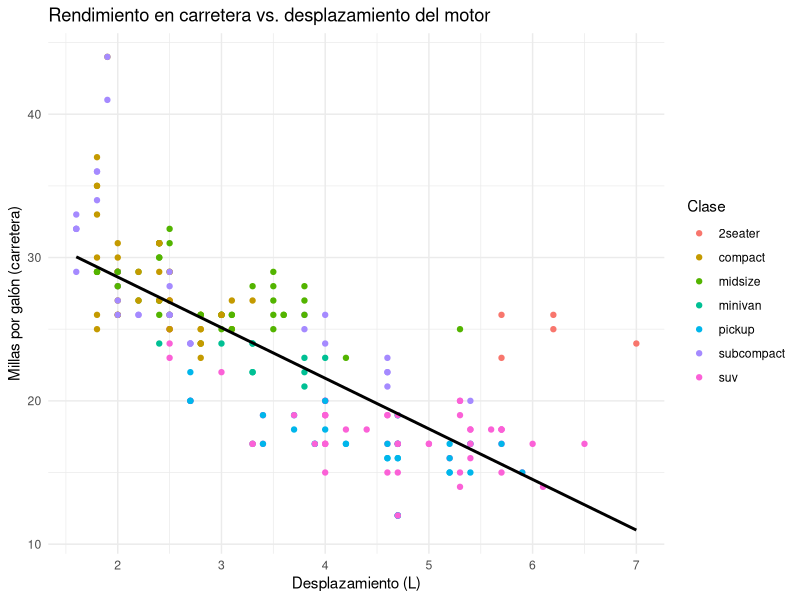
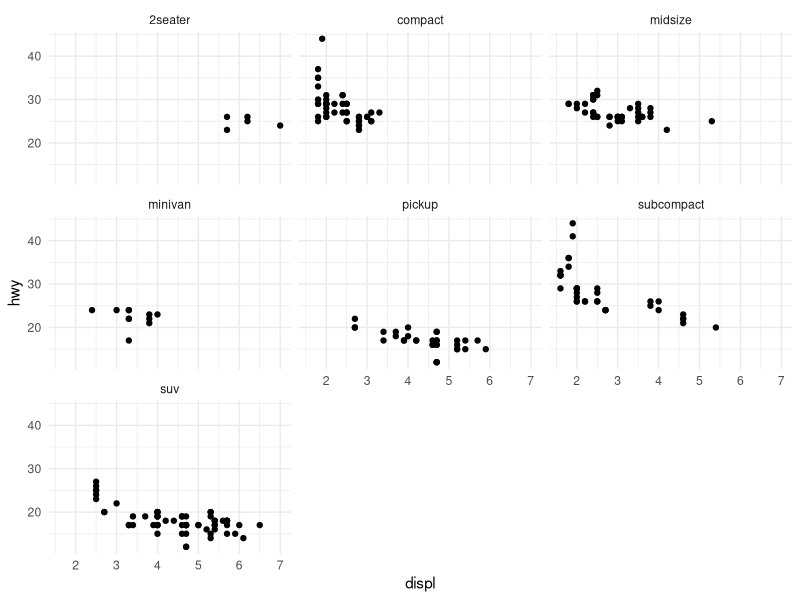
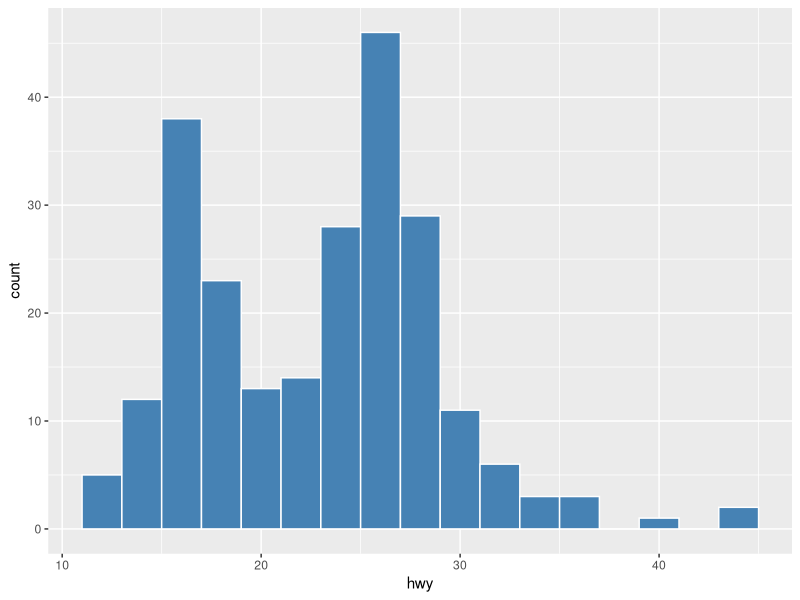
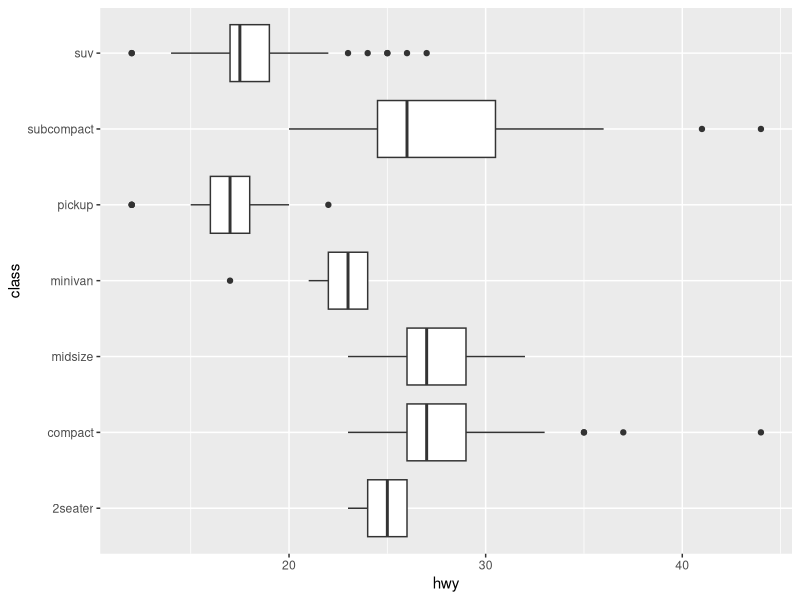
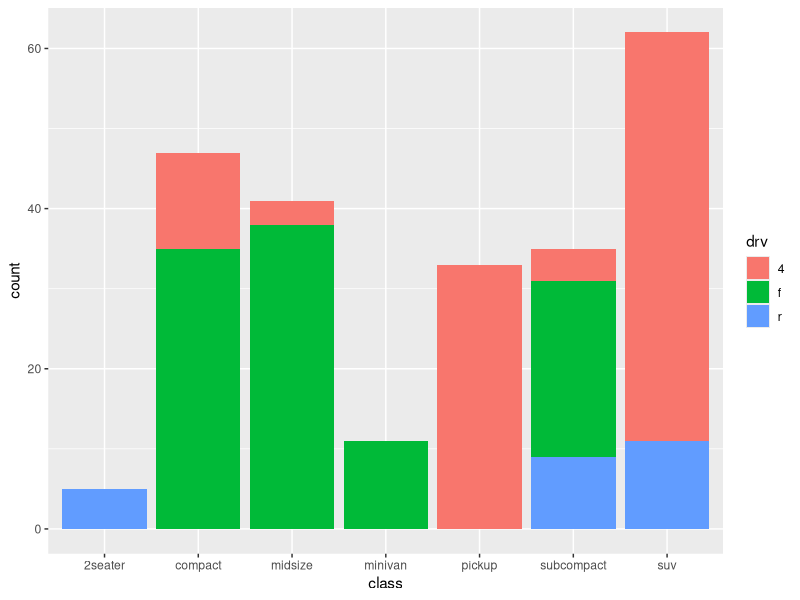
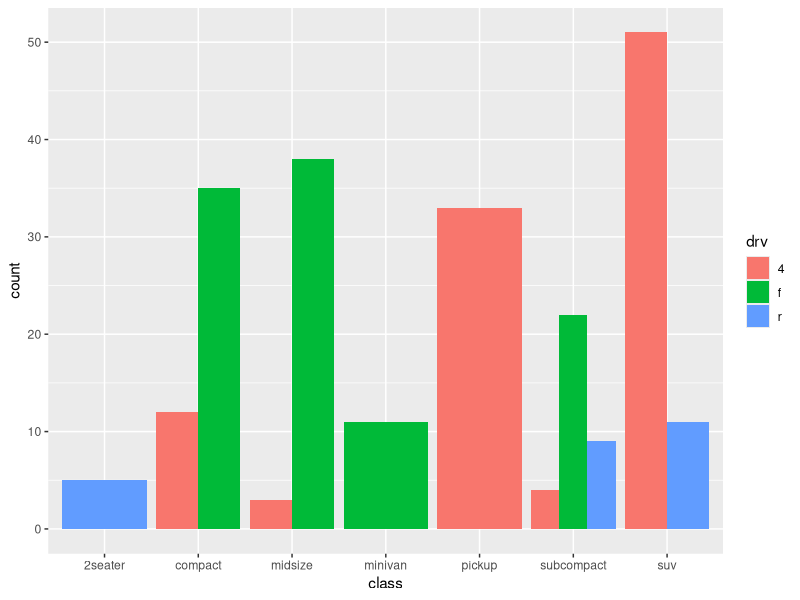
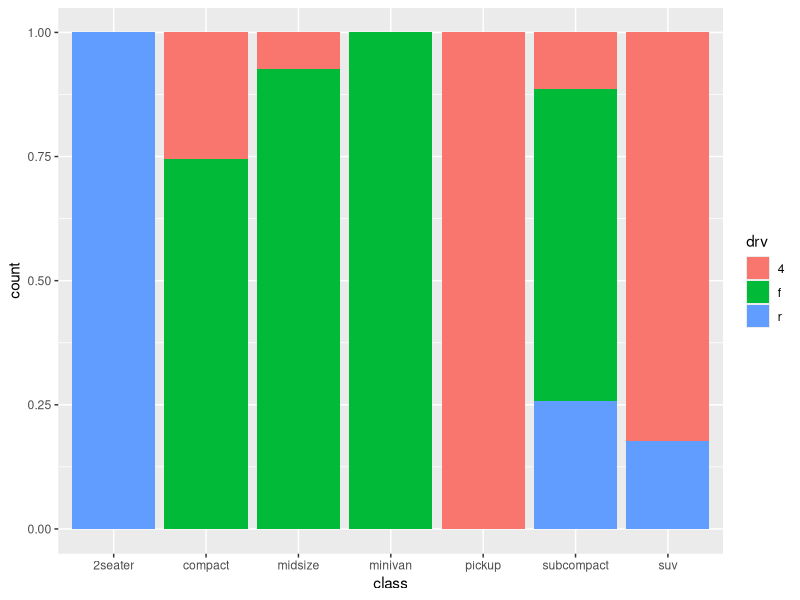
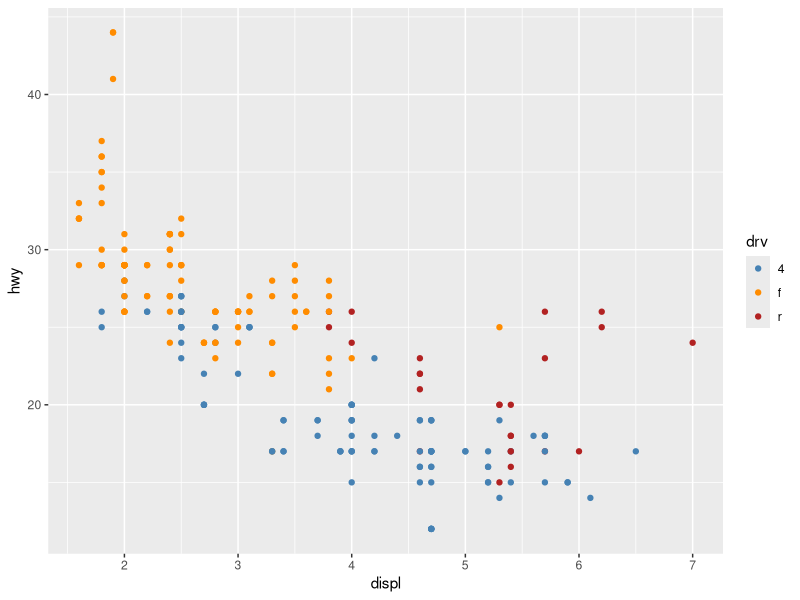

Here is the R script that generated these plots, in order:
# =============================================================================
# Sesión 4 — Día 2 · tarde — Agregación, tidyr y ggplot2
# Curso de nivelación en R — CIMAT Aguascalientes
# =============================================================================
#
# Objetivo de la sesión (2h):
#   Agregar datos con group_by()+summarize(), reformar tablas con tidyr y
#   construir visualizaciones con ggplot2: geoms, position adjustments,
#   escalas, coordenadas, facetas y temas.

library(tidyverse)
datos <- as_tibble(mpg)

# -----------------------------------------------------------------------------
# 1. group_by() + summarize(): el equivalente de un group-by/aggregate
# -----------------------------------------------------------------------------

datos %>%
  group_by(class) %>%
  summarize(
    n = n(),
    hwy_prom = mean(hwy),
    hwy_sd = sd(hwy)
  ) %>%
  arrange(desc(hwy_prom))

# Todo se encadena con el pipe %>%
resumen_fabricante <- datos %>%
  filter(cyl >= 6) %>%
  group_by(manufacturer) %>%
  summarize(hwy_prom = mean(hwy), .groups = "drop") %>%
  arrange(desc(hwy_prom))
resumen_fabricante

# -----------------------------------------------------------------------------
# 2. tidyr: reformar datos (long <-> wide) y joins
# -----------------------------------------------------------------------------

ancho <- tibble(
  pais = c("MX", "US", "CA"),
  y2020 = c(10, 20, 15),
  y2021 = c(12, 22, 14)
)

largo <- ancho %>%
  pivot_longer(cols = starts_with("y"), names_to = "anio", values_to = "valor")
largo

largo %>% pivot_wider(names_from = anio, values_from = valor)

# joins: igual que en SQL
poblacion <- tibble(pais = c("MX", "US", "CA"), poblacion_m = c(128, 331, 38))
largo %>% left_join(poblacion, by = "pais")

# -----------------------------------------------------------------------------
# 3. ggplot2: gramática de gráficos
# -----------------------------------------------------------------------------
# Estructura: ggplot(data, aes(x, y, ...)) + geom_*() + ajustes

ggplot(datos, aes(x = displ, y = hwy)) +
  geom_point(aes(color = class)) +
  geom_smooth(method = "lm", se = FALSE, color = "black") +
  labs(
    title = "Rendimiento en carretera vs. desplazamiento del motor",
    x = "Desplazamiento (L)", y = "Millas por galón (carretera)",
    color = "Clase"
  ) +
  theme_minimal()

# Facetas: un panel por categoría
ggplot(datos, aes(x = displ, y = hwy)) +
  geom_point() +
  facet_wrap(~ class) +
  theme_minimal()

# Distribuciones
ggplot(datos, aes(x = hwy)) +
  geom_histogram(binwidth = 2, fill = "steelblue", color = "white")

ggplot(datos, aes(x = class, y = hwy)) +
  geom_boxplot() +
  coord_flip()

# -----------------------------------------------------------------------------
# 4. Position adjustments: dodge, stack, fill
# -----------------------------------------------------------------------------

ggplot(datos, aes(x = class, fill = drv)) +
  geom_bar()                      # position = "stack" (default)

ggplot(datos, aes(x = class, fill = drv)) +
  geom_bar(position = "dodge")    # barras lado a lado

ggplot(datos, aes(x = class, fill = drv)) +
  geom_bar(position = "fill")     # proporciones (0-1) en vez de conteos

# -----------------------------------------------------------------------------
# 5. Escalas: color y relleno manuales
# -----------------------------------------------------------------------------

ggplot(datos, aes(x = displ, y = hwy, color = drv)) +
  geom_point() +
  scale_color_manual(values = c("4" = "steelblue", "f" = "darkorange", "r" = "firebrick"))

ggplot(datos, aes(x = class, fill = drv)) +
  geom_bar(position = "dodge") +
  scale_fill_brewer(palette = "Set2")

# -----------------------------------------------------------------------------
# 6. Coordenadas: zoom con coord_cartesian()
# -----------------------------------------------------------------------------
# coord_flip() (ya usado arriba) es otro sistema de coordenadas -- solo cambia
# cómo se dibuja, no los datos. coord_cartesian() hace zoom sin descartarlos.

ggplot(datos, aes(x = displ, y = hwy)) +
  geom_point() +
  geom_smooth(method = "lm") +
  coord_cartesian(xlim = c(2, 5))

# -----------------------------------------------------------------------------
# 7. Facetas: facet_wrap() vs. facet_grid()
# -----------------------------------------------------------------------------

ggplot(datos, aes(x = displ, y = hwy)) +
  geom_point() +
  facet_grid(drv ~ cyl)              # filas = drv, columnas = cyl

ggplot(datos, aes(x = displ, y = hwy)) +
  geom_point() +
  facet_wrap(~ class, scales = "free_y")   # cada panel con su propio rango en y

# -----------------------------------------------------------------------------
# 8. Temas y etiquetas con labs()
# -----------------------------------------------------------------------------

ggplot(datos, aes(x = displ, y = hwy)) +
  geom_point() +
  theme_bw()

ggplot(datos, aes(x = displ, y = hwy, color = class)) +
  geom_point() +
  labs(
    title = "Motor vs. rendimiento", x = "Desplazamiento",
    y = "Millas por galón", color = "Clase"
  ) +
  theme(legend.position = "bottom")

# =============================================================================
# EJERCICIOS
# =============================================================================

# 1. Con `mpg`, filtra drv == "4" y calcula el promedio de hwy por
#    manufacturer, ordenado de mayor a menor.

# 2. Crea una columna nueva `eficiente` (TRUE si hwy > 30) y grafica un
#    boxplot de displ separado por esa nueva variable.

# 3. Usa pivot_wider() sobre `datos %>% count(class, drv)` para obtener una
#    tabla con clases como filas y tipos de tracción (drv) como columnas.

# 4. (Reto) Reproduce con ggplot2 un gráfico de dispersión de cty vs hwy,
#    coloreado por class, con una línea de tendencia por clase
#    (geom_smooth(method = "lm") dentro de aes(color = class)).

# 5. Grafica un geom_bar() de class coloreado por drv con
#    position = "fill" para ver la proporción de drv dentro de cada clase.

# 6. (Reto) Reproduce el gráfico de displ vs hwy coloreado por drv, pero
#    elige tú los tres colores con scale_color_manual().

# 7. Usa facet_grid() para separar displ vs hwy en filas por drv.

# 8. Cambia el tema del gráfico anterior a theme_bw() y agrégale un
#    título con labs().

# =============================================================================
# EJEMPLO: préstamos de la biblioteca por género y estado
# =============================================================================
# Combina left_join, group_by con más de una variable, pivot_wider y un
# gráfico de barras agrupado -- un flujo de análisis exploratorio típico
# de principio a fin, esta vez sobre dos tablas relacionadas.

libros <- read_csv("data/libros.csv")
prestamos <- read_csv("data/prestamos.csv")

prestamos_completos <- prestamos %>%
  left_join(libros, by = "isbn") %>%
  mutate(estado = if_else(is.na(fecha_devolucion), "abierto", "devuelto"))

resumen_genero_estado <- prestamos_completos %>%
  group_by(genero, estado) %>%
  summarize(n = n(), .groups = "drop")
resumen_genero_estado

# Tabla ancha: una columna por estado, más fácil de leer de un vistazo
resumen_genero_estado %>%
  pivot_wider(names_from = estado, values_from = n, values_fill = 0)

# Gráfico de barras agrupado: una barra por combinación genero x estado
ggplot(resumen_genero_estado, aes(x = genero, y = n, fill = estado)) +
  geom_col(position = "dodge") +
  labs(
    title = "Préstamos por género y estado",
    x = "Género", y = "Número de préstamos", fill = "Estado"
  ) +
  theme_minimal() +
  theme(axis.text.x = element_text(angle = 45, hjust = 1))

# 9. Usando `datos` (mpg), agrupa por manufacturer y drv, calcula el
#    promedio de cty por grupo, y grafica un gráfico de barras agrupado
#    (geom_col(position = "dodge")) coloreado por drv.

# 10. (Reto) Usa pivot_longer() sobre mpg para poner cty y hwy en una sola
#    columna `tipo_millas` con su valor en `millas`, y grafica un boxplot
#    de `millas` por `tipo_millas`, coloreado por esa misma variable.

# 11. Importa data/ventas.csv, agrupa por categoria y calcula el monto total
#    y el promedio. Grafica un geom_col() del monto total por categoria.

# 12. Une prestamos con libros (left_join por isbn) y calcula, por genero, la
#    duracion promedio del prestamo en dias (fecha_devolucion - fecha_prestamo,
#    solo para los ya devueltos). ¿Qué género se presta por más tiempo?
